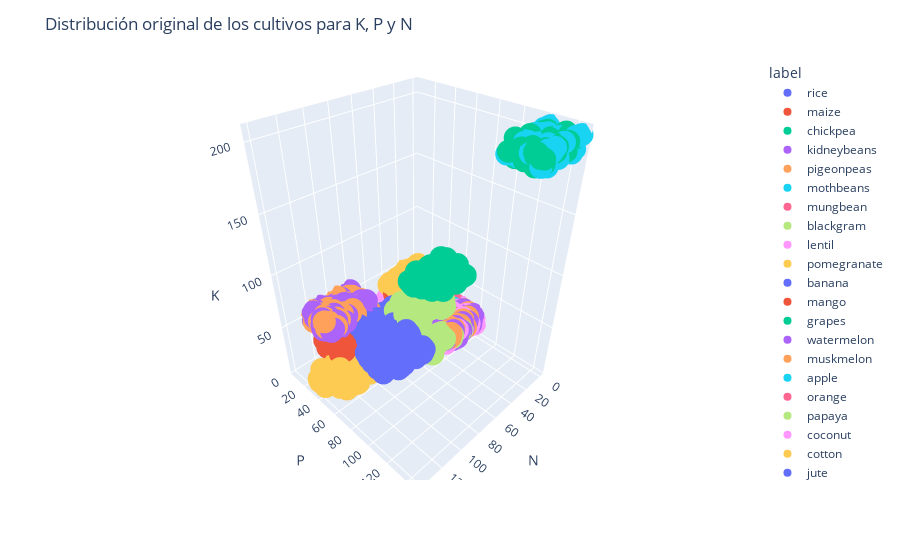

Notebook code for this chart:
### Code cell
fig = px.scatter_3d(crop_kmeans_df, x='N', y='P', z='K',
              color=crop_kmeans_df['label'], labels={'color': 'label'})
fig.update_layout(title = "Distribución original de los cultivos para K, P y N")
fig.show(block=True)
